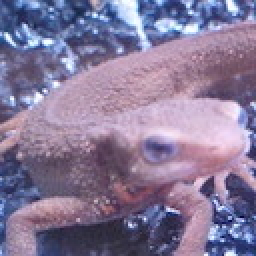
#> input picture gasyori100/imori.jpg, 128 x 128 px (shown 2 times larger)
$ jupyter execute 'Q30_AffineTransformation(rotate).ipynb'
#> lines starting #> are read from the running program, lines starting #| are printed output that depends on the picture
Q30 アフィン変換（回転）

[cell 1]
import numpy as np
import matplotlib.pyplot as plt
import cv2

imori = cv2.imread("imori.jpg").astype(float)

def show_image(a):
    img_rgb = a[:,:,(2,1,0)]
    plt.imshow(img_rgb)
    plt.show()

def histgram(h_img):
    plt.hist(h_img.ravel(), bins=255, range=(0, 255), rwidth=0.7 )
    plt.show()

[cell 2]
def AffineRotate(image,tx,ty,theta):
#> called with tx = 0, ty = 0, theta = 30
    img = image.copy()
    h,w,_ = img.shape
#> h = 128; w = 128
    H = int(h)
#> H = 128
    W = int(w)
#> W = 128
    out = np.zeros((H,W,3))
    original = np.array([0,0])
    t = -np.pi*theta/180

    for i in range(H):
        for j in range(W):
            for k in range(3):
                original = np.array([[np.cos(t),np.sin(t)],[-np.sin(t),np.cos(t)]])\
                                        @np.array([j,i]) - np.array([tx,ty])
                if 0 <= original[0] < w and 0 <= original[1] < h:
                    out[i,j,k] = img[int(original[1]),int(original[0]),k]
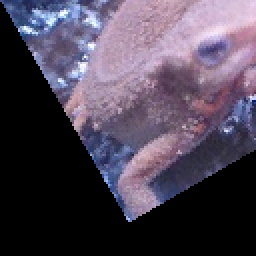
#> out: shape (128, 128, 3) float64 (shown 2 times larger); mean B, G, R 85.2, 68.4, 77.8

    return out.astype(int)

[cell 3]
q30_img = AffineRotate(imori,0,0,30)
show_image(q30_img)

[cell 4]
q30_img_1 = AffineRotate(imori,-40,30,30)
#> call 2 of AffineRotate, with tx = -40, ty = 30, theta = 30
#> after the loop in AffineRotate (call 2), `for i in range(H):`:
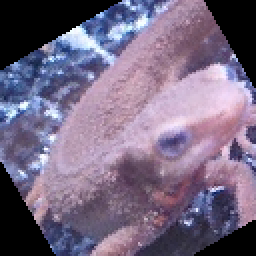
#> out: shape (128, 128, 3) float64 (shown 2 times larger); mean B, G, R 129.9, 104.6, 118.2
show_image(q30_img_1)
